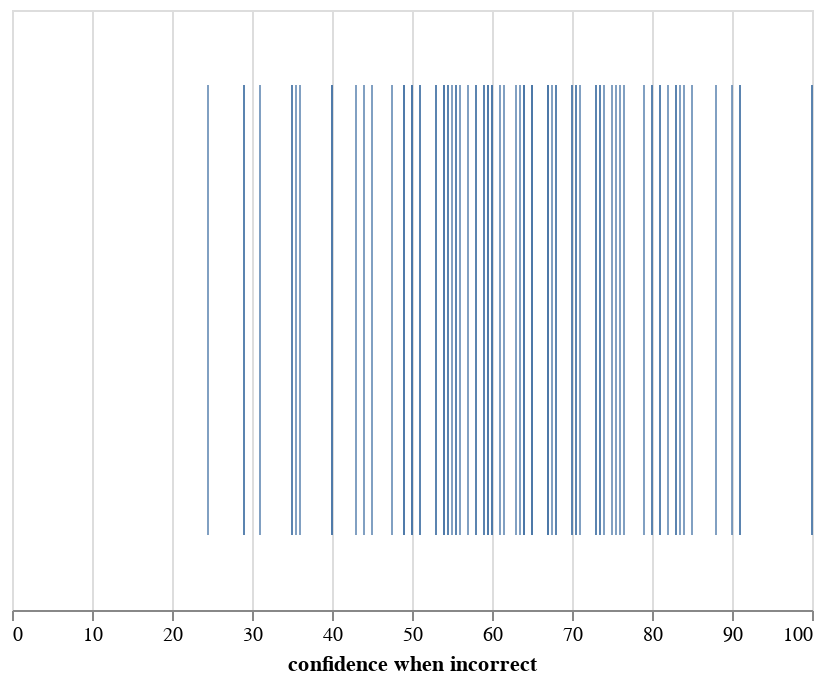

The cell this chart's notebook holds for it:
### Code cell
alt.Chart(df
    ).mark_tick(
    ).encode(x='confidence when incorrect:Q')
